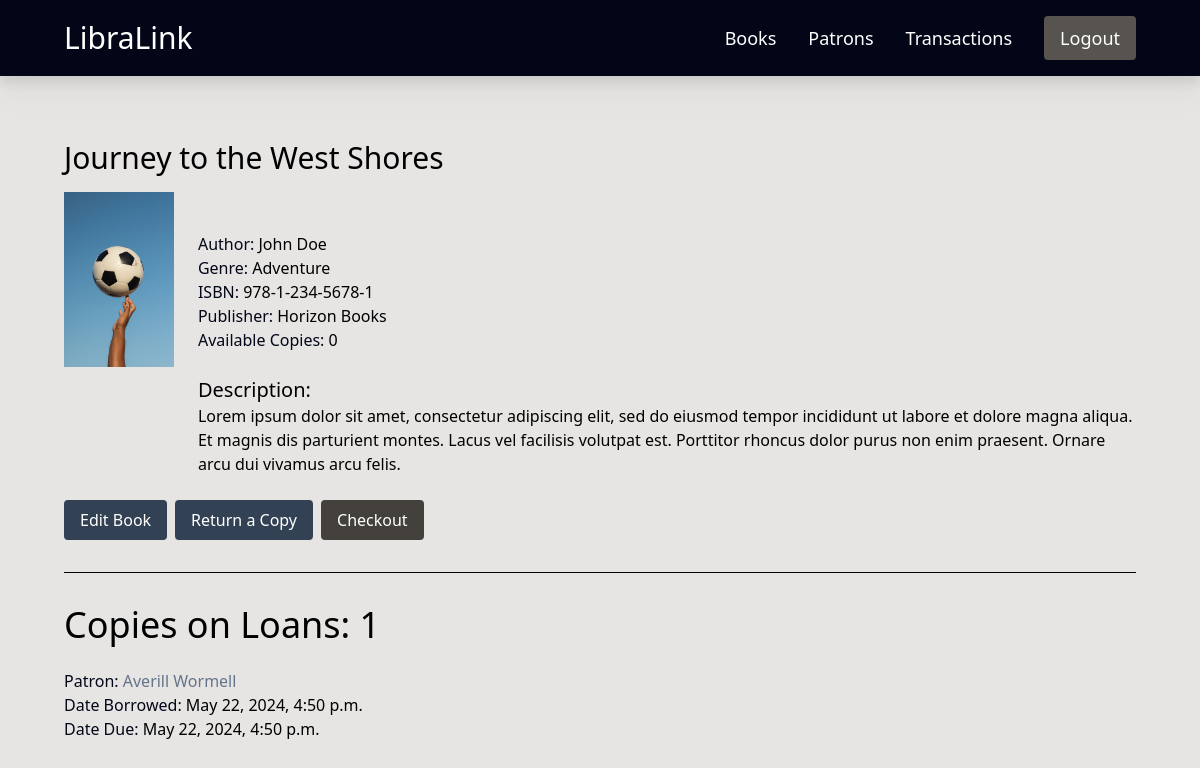
Page /books/29ae92d3-28ba-4bf5-b663-95146108ca47/ (signed in) on the committed database.
### book/models.py (models this page shows, shortened)
class Book(models.Model):
    id = models.UUIDField(default=uuid.uuid4, primary_key=True, editable=False)
    title = models.CharField(max_length=200)
    author = models.CharField(max_length=200)
    book_cover = models.ImageField(
        upload_to='book_covers/',
        default='default_images/default_book_cover.png',
        blank=True, null=True
    )
    description = models.TextField(null=True, blank=True)
    isbn = models.CharField(max_length=200, unique=True)
    publisher = models.CharField(max_length=200)
    genre = models.CharField(max_length=200)
    available_copies = models.IntegerField()
    copies_on_loan = models.PositiveIntegerField(
        null=True, blank=True, default=0)
    class Meta:
        ordering = ['title']

### transaction/models.py (models this page shows, shortened)
class Transaction(models.Model):
    id = models.UUIDField(primary_key=True, default=uuid.uuid4, editable=False)
    patron = models.ForeignKey(
        Patron, related_name='transactions', on_delete=models.PROTECT)
    book = models.ForeignKey(
        Book, related_name='transactions', on_delete=models.PROTECT)
    date_borrowed = models.DateTimeField()
    date_due = models.DateTimeField(null=True, blank=True)
    date_returned = models.DateTimeField(blank=True, null=True)
    is_returned = models.BooleanField(default=False)
    class Meta:
        ordering = ['-date_borrowed']

### patron/models.py (models this page shows)
class Patron(models.Model):
    id = models.UUIDField(primary_key=True, default=uuid.uuid4, editable=False)
    name = models.CharField(max_length=200)
    email = models.EmailField(unique=True)
    membership_id = models.CharField(max_length=50, unique=True)
    late_returns = models.PositiveIntegerField(default=0)
    pending_return = models.PositiveIntegerField(default=0)
    PATRON_STATUS_CHOICES = [
        ('green', 'Green'),
        ('yellow', 'Yellow'),
        ('red', 'Red'),
    ]
    status = models.CharField(
        max_length=100, choices=PATRON_STATUS_CHOICES, default='green')
    ACCOUNT_STATUS_CHOICES = [
        ('active', 'Active'),
        ('deactivated', 'Deactivated')
    ]
    account_status = models.CharField(
        max_length=100, choices=ACCOUNT_STATUS_CHOICES, default='active')
    def __str__(self):
        return self.name
    class Meta:
        ordering = ['name']

### book/views.py (the view)
# urls.py: path('<uuid:pk>/', views.book_detail, name='book_detail'),
@login_required
def book_detail(request, pk):
    book = Book.objects.get(pk=pk)
    transactions = Transaction.objects.filter(book=book)
    return render(request, 'book/book_detail.html', {'book': book, 'transactions': transactions})

### book/templates/book/book_detail.html (shortened to what this page needs)
{% extends 'main.html' %}
{% block content %}
<section class='mt-16 mb-8'>
    <h1 class='text-3xl mb-4'>{{ book.title }}</h1>
    <div class='flex flex-col space-y-10 lg:flex-row lg:space-x-6'>
        <div class=''>
            <img src="{{book.book_cover.url}}" alt="{{ book.title }} Book Cover" class="w-1/2 lg:w-full max-h-96 object-cover">
        </div>
        <div class='flex flex-col justify-center'>
            <p><span class='text-slate-950 font-medium'>Author:</span> {{ book.author }}</p>
            <p><span class='text-slate-950 font-medium'>Genre:</span> {{ book.genre }}</p>
            <p><span class='text-slate-950 font-medium'>ISBN:</span> {{ book.isbn }}</p>
            <p><span class='text-slate-950 font-medium'>Publisher:</span> {{ book.publisher }}</p>
            <p><span class='text-slate-950 font-medium'>Available Copies:</span> {{ book.available_copies }}</p>
            <br>
            <h2 class='text-xl'>Description:</h2>
            <p>{{ book.description }}</p>
        </div>
    </div>
    <div class='mt-2 flex flex-col lg:flex-row lg:space-x-2'>
        <a href="{% url 'book:edit_book' book.pk %}" class='inline-block mt-4 py-2 px-4 bg-slate-700 hover:bg-slate-900 text-white rounded'>Edit Book</a>
        <a href="{% url 'transaction:return' book.id %}" class='inline-block mt-4 py-2 px-4 bg-slate-700 hover:bg-slate-900 rounded text-white'>Return a Copy</a>
        <a href="{% url 'transaction:checkout' book.id %}" class='inline-block mt-4 py-2 px-4 bg-stone-700 hover:bg-stone-900 rounded text-white'>Checkout</a>
    </div>
    <hr class='my-8 border-black'>
    <div>
        <h2 class='text-4xl mb-6'>Copies on Loans: {{ book.copies_on_loan }}</h2>
        <div class='mt-2'>
            {% for transaction in transactions %}
                {% if transaction.is_returned == False %}
                    <p><span class='text-slate-950 font-medium'>Patron:</span> <a href="{% url 'patron:patron_detail' transaction.patron.id %}" class='text-slate-500 hover:font-medium'>{{transaction.patron}}</a></p>
                    <p><span class='text-slate-950 font-medium'>Date Borrowed:</span> {{transaction.date_borrowed}}</p>
                    <p><span class='text-slate-950 font-medium'>Date Due:</span> {{transaction.date_due}}</p>
                    <br>
                {% endif %}
            {% endfor %}
        </div>
    </div>
</section>
{% endblock %}

### rows in the picture
Book: title "Journey to the West Shores", book_cover (picture), author "John Doe", genre "Adventure", isbn "978-1-234-5678-1", publisher "Horizon Books", available_copies "0", description "Lorem ipsum dolor sit amet, consectetur adipiscing elit, sed do eiusmod tempor incididunt ut labore et dolore magna aliqua. Et magnis dis parturient montes. Lacus vel facilisis volutpat est. Porttitor rhoncus dolor purus non enim praesent. Ornare arcu dui vivamus arcu felis.", copies_on_loan "1"
